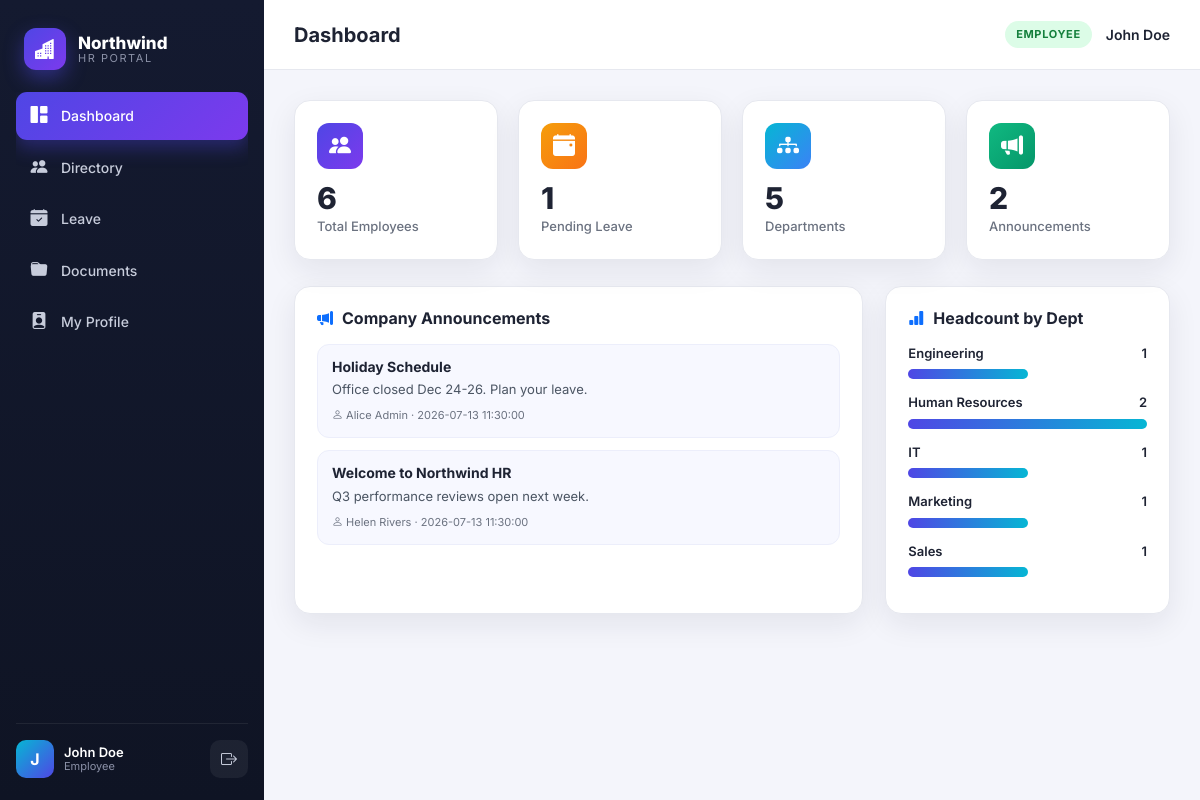
The app's page /dashboard (signed in) with its own data.
### tables this page shows
CREATE TABLE users (
        id INTEGER PRIMARY KEY AUTOINCREMENT,
        username TEXT UNIQUE NOT NULL,
        password TEXT NOT NULL,          -- MD5 (weak)
        full_name TEXT,
        email TEXT,
        role TEXT NOT NULL,              -- admin | hr | employee
        department TEXT,
        title TEXT,
        salary INTEGER,
        phone TEXT,
        bio TEXT,                        -- stored XSS sink
        avatar TEXT,
        security_question TEXT,
        security_answer TEXT,            -- cleartext (weak recovery)
        active INTEGER DEFAULT 1
    );

CREATE TABLE announcements (
        id INTEGER PRIMARY KEY AUTOINCREMENT,
        title TEXT,
        body TEXT,                       -- stored XSS sink
        author TEXT,
        created_at TEXT DEFAULT CURRENT_TIMESTAMP
    );

### app.py (the view)
@app.route("/dashboard")
@login_required
def dashboard():
    db = get_db()
    user = current_user()
    announcements = db.execute(
        "SELECT * FROM announcements ORDER BY id DESC"
    ).fetchall()
    stats = {
        "employees": db.execute("SELECT COUNT(*) c FROM users").fetchone()["c"],
        "pending_leave": db.execute(
            "SELECT COUNT(*) c FROM leave_requests WHERE status='Pending'"
        ).fetchone()["c"],
        "departments": db.execute(
            "SELECT COUNT(DISTINCT department) c FROM users"
        ).fetchone()["c"],
        "announcements": db.execute("SELECT COUNT(*) c FROM announcements").fetchone()["c"],
    }
    dept_rows = db.execute(
        "SELECT department, COUNT(*) c FROM users GROUP BY department"
    ).fetchall()
    dept_data = {r["department"]: r["c"] for r in dept_rows}
    return render_template(
        "dashboard.html", user=user, announcements=announcements,
        stats=stats, dept_data=dept_data,
    )

### app.py (called while the page is built)
def get_db():
    if "db" not in g:
        g.db = sqlite3.connect(DATABASE)
        g.db.row_factory = sqlite3.Row
    return g.db

def current_user():
    if "user_id" not in session:
        return None
    db = get_db()
    return db.execute("SELECT * FROM users WHERE id=?", (session["user_id"],)).fetchone()

def login_required(fn):
    from functools import wraps
    @wraps(fn)
    def wrapper(*a, **k):
        if "user_id" not in session:
            return redirect(url_for("login"))
        return fn(*a, **k)
    return wrapper

### templates/dashboard.html (shortened to what this page needs)
{% extends "base.html" %}
{% set active='dashboard' %}
{% block heading %}Dashboard{% endblock %}
{% block content %}
<div class="stat-grid">
  <div class="stat">
    <div class="icon i-blue"><i class="bi bi-people-fill"></i></div>
    <div class="val">{{ stats.employees }}</div>
    <div class="lbl">Total Employees</div>
  </div>
  <div class="stat">
    <div class="icon i-amber"><i class="bi bi-calendar-event-fill"></i></div>
    <div class="val">{{ stats.pending_leave }}</div>
    <div class="lbl">Pending Leave</div>
  </div>
  <div class="stat">
    <div class="icon i-cyan"><i class="bi bi-diagram-3-fill"></i></div>
    <div class="val">{{ stats.departments }}</div>
    <div class="lbl">Departments</div>
  </div>
  <div class="stat">
    <div class="icon i-green"><i class="bi bi-megaphone-fill"></i></div>
    <div class="val">{{ stats.announcements }}</div>
    <div class="lbl">Announcements</div>
  </div>
</div>
<div class="grid-2">
  <div class="panel">
    <h3><i class="bi bi-megaphone-fill text-primary"></i> Company Announcements</h3>
    {% for a in announcements %}
    <div class="ann">
      <h5>{{ a['title'] }}</h5>
      <p>{{ a['body']|safe }}</p>
      <div class="meta"><i class="bi bi-person"></i> {{ a['author'] }} · {{ a['created_at'] }}</div>
    </div>
    {% endfor %}
  </div>
  <div class="panel">
    <h3><i class="bi bi-bar-chart-fill text-primary"></i> Headcount by Dept</h3>
    {% set maxv = dept_data.values()|list|max %}
    {% for dept, count in dept_data.items() %}
    <div class="dept-row">
      <div class="top"><span>{{ dept }}</span><span>{{ count }}</span></div>
      <div class="chart-bar" style="width:{{ (count / maxv * 100)|round }}%"></div>
    </div>
    {% endfor %}
  </div>
</div>
{% endblock %}

### templates/base.html (shortened to what this page needs)
<!doctype html>
<html lang="en">
<head>
  <link href="https://cdn.jsdelivr.net/npm/bootstrap@5.3.3/dist/css/bootstrap.min.css" rel="stylesheet">
  <link href="https://cdn.jsdelivr.net/npm/bootstrap-icons@1.11.3/font/bootstrap-icons.css" rel="stylesheet">
  <link rel="stylesheet" href="{{ url_for('static', filename='css/style.css') }}">
</head>
<body>
{% if user %}
<div class="app-shell">
  <aside class="sidebar">
    <div class="brand">
      <div class="brand-mark"><i class="bi bi-buildings-fill"></i></div>
      <div class="brand-text">
        <span class="brand-name">Northwind</span>
        <span class="brand-sub">HR Portal</span>
      </div>
    </div>
    <nav class="nav-list">
      <a href="{{ url_for('dashboard') }}" class="nav-item {% if active=='dashboard' %}active{% endif %}"><i class="bi bi-grid-1x2-fill"></i><span>Dashboard</span></a>
      <a href="{{ url_for('employees') }}" class="nav-item {% if active=='employees' %}active{% endif %}"><i class="bi bi-people-fill"></i><span>Directory</span></a>
      <a href="{{ url_for('leave') }}" class="nav-item {% if active=='leave' %}active{% endif %}"><i class="bi bi-calendar-check-fill"></i><span>Leave</span></a>
      <a href="{{ url_for('documents') }}" class="nav-item {% if active=='documents' %}active{% endif %}"><i class="bi bi-folder-fill"></i><span>Documents</span></a>
      <a href="{{ url_for('profile') }}" class="nav-item {% if active=='profile' %}active{% endif %}"><i class="bi bi-person-badge-fill"></i><span>My Profile</span></a>
    </nav>
    <div class="sidebar-foot">
      <div class="mini-user">
        <div class="mini-avatar">{{ user['full_name'][0] }}</div>
        <div class="mini-meta">
          <span class="mini-name">{{ user['full_name'] }}</span>
          <span class="mini-role">{{ user['role']|capitalize }}</span>
        </div>
      </div>
      <a href="{{ url_for('logout') }}" class="logout-btn"><i class="bi bi-box-arrow-right"></i></a>
    </div>
  </aside>
  <div class="main">
    <header class="topbar">
      <div class="topbar-title">{% block heading %}{% endblock %}</div>
      <div class="topbar-actions">
        <div class="badge-role role-{{ user['role'] }}">{{ user['role']|upper }}</div>
        <span class="topbar-name">{{ user['full_name'] }}</span>
      </div>
    </header>
    <div class="content">
      {% block content %}{% endblock %}
    </div>
  </div>
</div>
{% else %}
  {% block auth %}{% endblock %}
{% endif %}
</body>
</html>

### records on screen
users: full_name "J", full_name "John Doe", role "Employee", role "EMPLOYEE", department "Engineering", active "1", {{ (count / maxv * 100)|round }} 50.0 (drawn)
announcements: title "Holiday Schedule", body "Office closed Dec 24-26. Plan your leave.", author "Alice Admin", created_at "2026-07-13 11:30:00"
announcements: title "Welcome to Northwind HR", body "Q3 performance reviews open next week.", author "Helen Rivers", created_at "2026-07-13 11:30:00"
users: department "Human Resources", id "2", {{ (count / maxv * 100)|round }} 100.0 (drawn)
users: department "Marketing", active "1", {{ (count / maxv * 100)|round }} 50.0 (drawn)
users: department "Sales", active "1", {{ (count / maxv * 100)|round }} 50.0 (drawn)

### other values on screen
{{ stats.employees }} "6"
{{ stats.pending_leave }} "1"
{{ stats.departments }} "5"
{{ stats.announcements }} "2"
{{ dept }} "IT"
{{ count }} "1"
